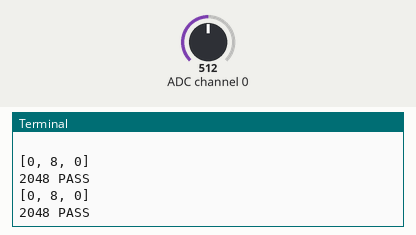
This program was run on a simulated Raspberry Pi (BCM pin numbers). On the bench: the last lines printed to the terminal. Inputs (shaded band) come from the test bench; at power-on: ADC channel 0 = 512 (analog values on the 0–1023 scale). The clock reads 2024-03-15 10:24:30 at power-on unless the program sets it.

Above: at 11.2 s.
11.3 s: ADC channel 0 set to 619
At 12.6 s:
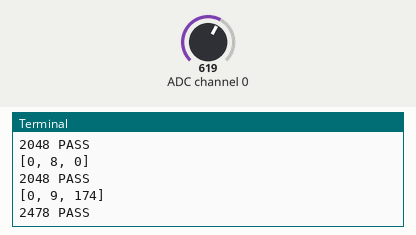
12.8 s: ADC channel 0 set to 655
At 13.8 s:
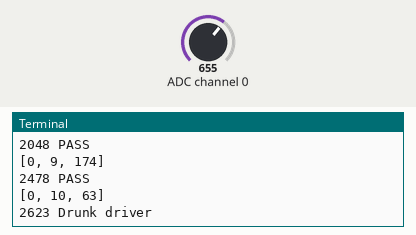
Timing chart, 0 to 15.8 s (numbered marks = the images above; inputs shaded):
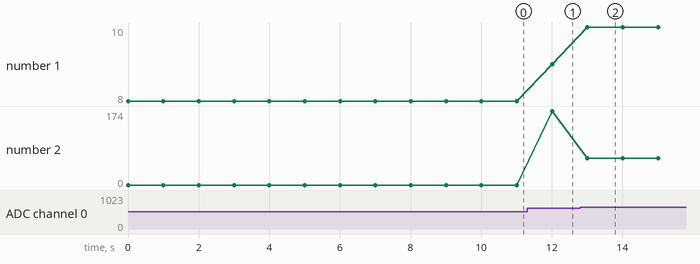

Measured:
- the behaviour switches between 636 and 637 on ADC channel 0 (found by bisection; images 1 and 2)
- after the input at 11.3 s, the terminal: prints a new line after 0.71 s (image 1)
- after the input at 12.8 s, the terminal: prints a new line after 0.21 s (image 2)
- plotted number 1: 8 → 9 after the input at 11.3 s, 9 → 10 after the input at 12.8 s
- plotted number 2: 0 → 174 after the input at 11.3 s, 174 → 63 after the input at 12.8 s

The program:

MQ-3_Test.py
```python
import spidev
import time

spi = spidev.SpiDev()
spi.open(0, 0)
spi.max_speed_hz = 1000000

def read_channel(channel):
    if not (0 <= channel <= 7):
        return -1

    start_bit = 0b00000110
    second_byte = (channel & 0b111) << 6
    response = spi.xfer2([start_bit, second_byte, 0x00])
    print(response)

    result = ((response[1] & 0x0F) << 8) | response[2]
    return result

print("Measuring baseline for 10 seconds...")

samples = []
start_time = time.time()
while time.time() - start_time < 10:
    value = read_channel(0)
    samples.append(value)
    voltage = (value / 4095.0) * 5.0
    print(f"[Baseline] Raw: {value} | Voltage: {voltage:.2f} V")
    time.sleep(1)
THRESHOLD = (sum(samples) // len(samples)) + 500

print(f"\n=== Baseline THRESHOLD set to: {THRESHOLD} ===\n")

try:
    while True:
        raw_value = read_channel(0)

        if raw_value > THRESHOLD:
            print(f"{raw_value} Drunk driver")
        else:
            print(f"{raw_value} PASS")
        time.sleep(1)

except KeyboardInterrupt:
    spi.close()
```
